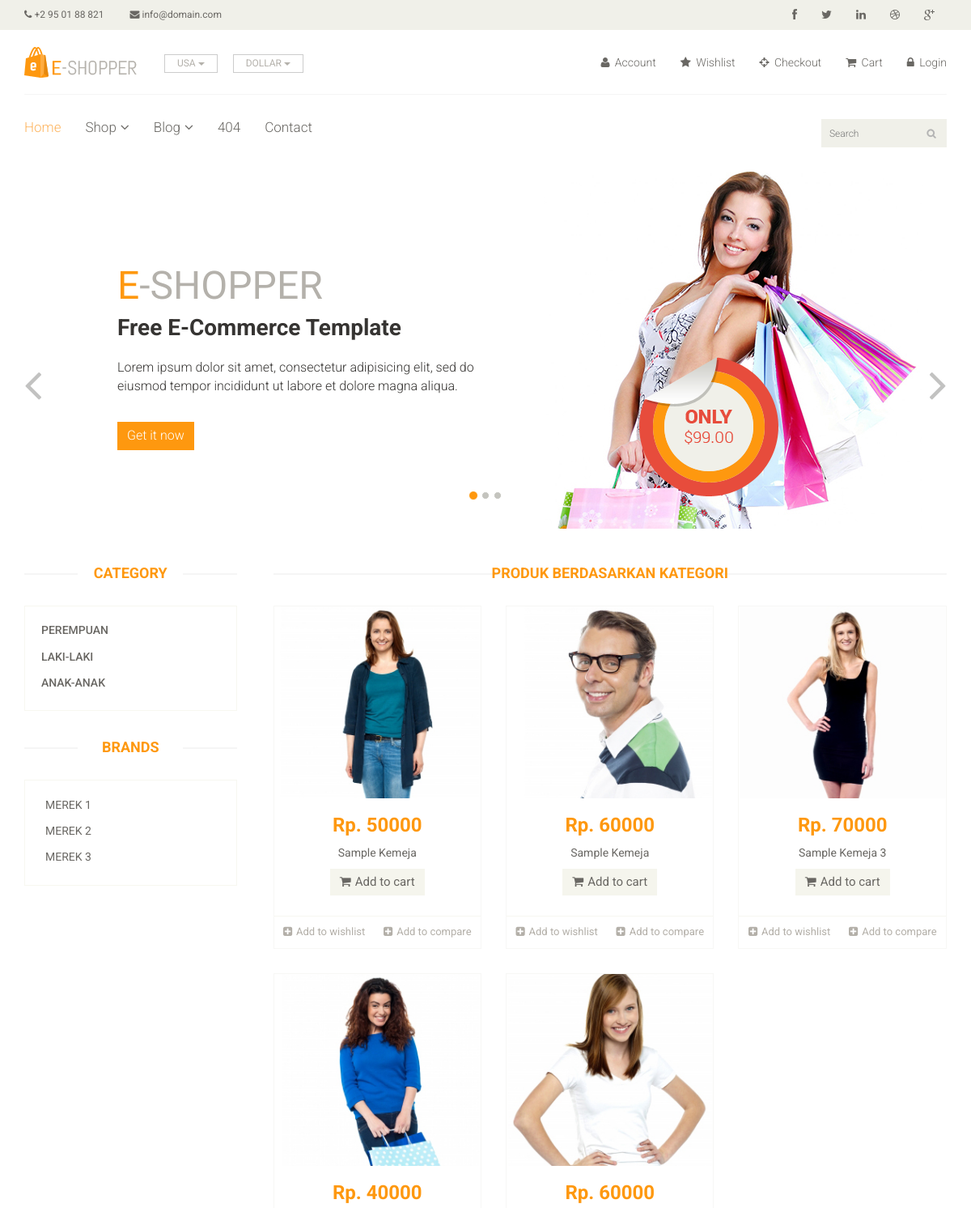
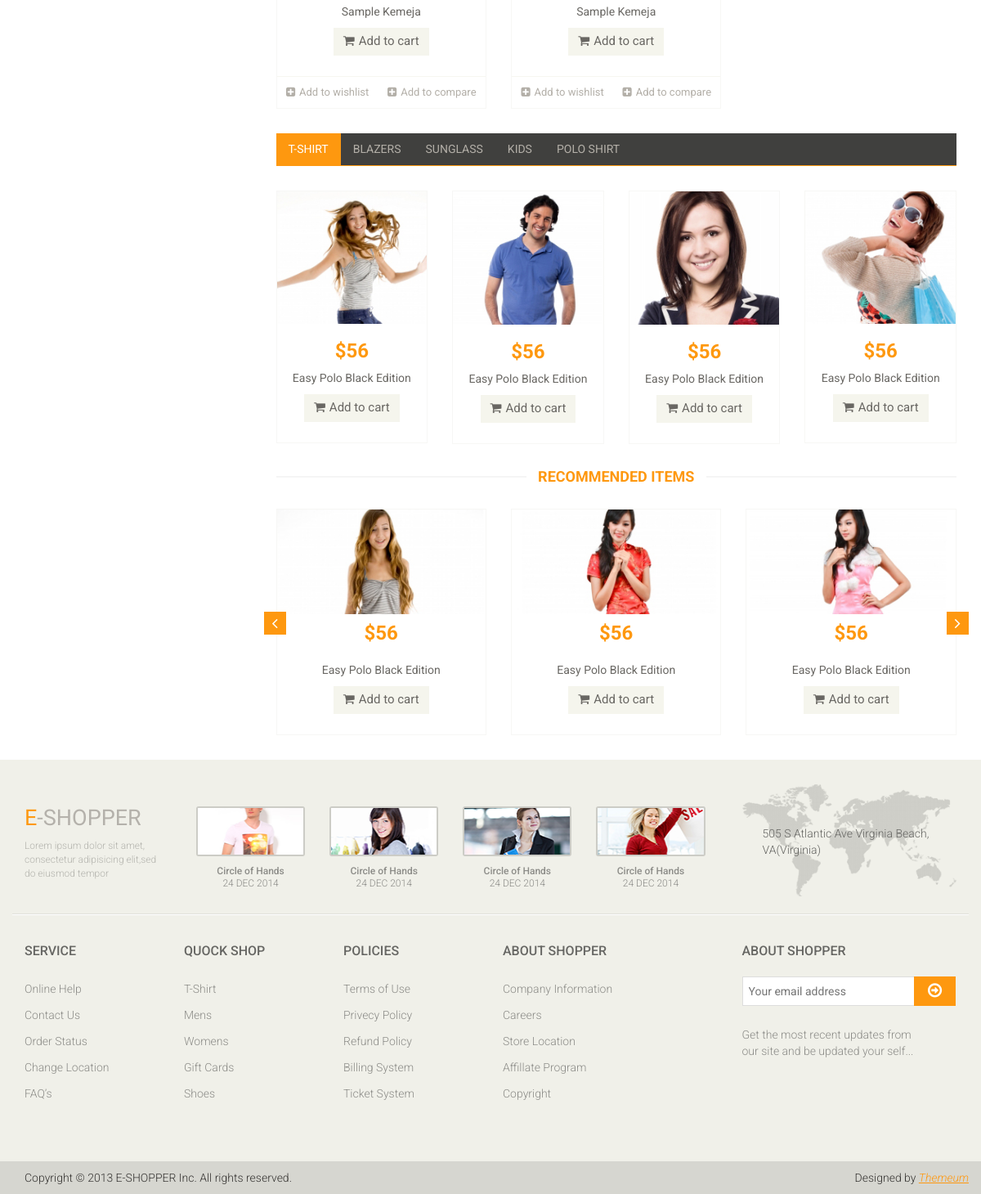
/produkbykategori.php?id_kategori=1, run on the app's committed database (2 pictures, top to bottom).
### tables this page shows
CREATE TABLE IF NOT EXISTS `tbl_kategori` (
`id_kategori_produk` int(3) NOT NULL,
  `nama_kategori` varchar(50) NOT NULL
);

CREATE TABLE IF NOT EXISTS `tbl_merek` (
`id_merek` int(3) NOT NULL,
  `nama_merek` varchar(50) NOT NULL
);

CREATE TABLE IF NOT EXISTS `tbl_produk` (
`id_produk` int(10) NOT NULL,
  `id_kategori_produk` int(3) NOT NULL,
  `id_merek` int(3) NOT NULL,
  `nama_produk` varchar(100) NOT NULL,
  `deskripsi` text,
  `harga` int(20) NOT NULL,
  `gambar` varchar(100) DEFAULT NULL,
  `slide` char(1) DEFAULT NULL,
  `rekomendasi` char(1) DEFAULT NULL
);

### produkbykategori.php (called while the page is built)
<?php
include "template/header.php";
include "pages/produkkategori.php";
include "template/footer.php";
?>

### pages/produkkategori.php (the view, shortened to what this page needs)
<section id="slider">
	<div class="container">
		<div class="row">
			<div class="col-sm-12">
				<div id="slider-carousel" class="carousel slide" data-ride="carousel">
					<ol class="carousel-indicators">
						<li data-target="#slider-carousel" data-slide-to="0" class="active"></li>
						<li data-target="#slider-carousel" data-slide-to="1"></li>
						<li data-target="#slider-carousel" data-slide-to="2"></li>
					</ol>
					<div class="carousel-inner">
						<div class="item active">
							<div class="col-sm-6">
								<h1><span>E</span>-SHOPPER</h1>
								<h2>Free E-Commerce Template</h2>
								<p>Lorem ipsum dolor sit amet, consectetur adipisicing elit, sed do eiusmod tempor incididunt ut labore et dolore magna aliqua. </p>
								<button type="button" class="btn btn-default get">Get it now</button>
							</div>
							<div class="col-sm-6">
								<img src="asset/images/home/girl1.jpg" class="girl img-responsive" alt="" />
								<img src="images/home/pricing.png"  class="pricing" alt="" />
							</div>
						</div>
					</div>
					<a href="#slider-carousel" class="left control-carousel hidden-xs" data-slide="prev">
						<i class="fa fa-angle-left"></i>
					</a>
					<a href="#slider-carousel" class="right control-carousel hidden-xs" data-slide="next">
						<i class="fa fa-angle-right"></i>
					</a>
				</div>
			</div>
		</div>
	</div>
</section>
<section>
	<div class="container">
		<div class="row">
			<div class="col-sm-3">
				<div class="left-sidebar">
					<h2>Category</h2>
					<div class="panel-group category-products" id="accordian">
					<?php
					$q=mysqli_query($koneksi, "SELECT * FROM tbl_kategori");
					while($r=mysqli_fetch_array($q)){
					?>
						<div class="panel panel-default">
							<div class="panel-heading">
								<h4 class="panel-title"><a href="produkbykategori.php?id_kategori=<?php echo $r['id_kategori_produk'];?>"><?php echo $r['nama_kategori'];?></a></h4>
							</div>
						</div>
						<?php } ?>
					</div>
					<div class="brands_products">
						<h2>Brands</h2>
						<div class="brands-name">
							<ul class="nav nav-pills nav-stacked">
							<?php
							$q=mysqli_query($koneksi, "select * from tbl_merek");
							while($r=mysqli_fetch_array($q)){
							?>
								<li><a href="#"> <span class="pull-right"></span><?php echo $r['nama_merek'];?></a></li>
							<?php } ?>
							</ul>
						</div>
					</div>
				</div>
			</div>
			<div class="col-sm-9 padding-right">
				<div class="features_items">
					<h2 class="title text-center">Produk Berdasarkan Kategori</h2>
						<?php
							$id_kat=$_GET['id_kategori'];
							$q=mysqli_query($koneksi, "SELECT * FROM tbl_produk WHERE id_kategori_produk=$id_kat");
							while($r=mysqli_fetch_array($q)){
							?>
					<div class="col-sm-4">
						<div class="product-image-wrapper">
							<div class="single-products">
									<div class="productinfo text-center">
										<img src="admin/upload/<?php echo $r['gambar'];?>" alt="" />
										<h2>Rp. <?php echo $r['harga'];?></h2>
										<p><?php echo $r['nama_produk'];?></p>
										<a href="#" class="btn btn-default add-to-cart"><i class="fa fa-shopping-cart"></i>Add to cart</a>
									</div>
									<div class="product-overlay">
										<div class="overlay-content">
										</div>
									</div>
							</div>
							<div class="choose">
								<ul class="nav nav-pills nav-justified">
									<li><a href="#"><i class="fa fa-plus-square"></i>Add to wishlist</a></li>
									<li><a href="#"><i class="fa fa-plus-square"></i>Add to compare</a></li>
								</ul>
							</div>
						</div>
					</div>
					<?php } ?>
				</div>
				<div class="category-tab">
					<div class="col-sm-12">
						<ul class="nav nav-tabs">
							<li class="active"><a href="#tshirt" data-toggle="tab">T-Shirt</a></li>
							<li><a href="#blazers" data-toggle="tab">Blazers</a></li>
							<li><a href="#sunglass" data-toggle="tab">Sunglass</a></li>
							<li><a href="#kids" data-toggle="tab">Kids</a></li>
							<li><a href="#poloshirt" data-toggle="tab">Polo shirt</a></li>
						</ul>
					</div>
					<div class="tab-content">
						<div class="tab-pane fade active in" id="tshirt" >
							<div class="col-sm-3">
								<div class="product-image-wrapper">
									<div class="single-products">
										<div class="productinfo text-center">
											<img src="asset/images/home/gallery1.jpg" alt="" />
											<h2>$56</h2>
											<p>Easy Polo Black Edition</p>
											<a href="#" class="btn btn-default add-to-cart"><i class="fa fa-shopping-cart"></i>Add to cart</a>
										</div>
									</div>
								</div>
							</div>
							<div class="col-sm-3">
								<div class="product-image-wrapper">
									<div class="single-products">
										<div class="productinfo text-center">
											<img src="asset/images/home/gallery2.jpg" alt="" />
											<h2>$56</h2>
											<p>Easy Polo Black Edition</p>
											<a href="#" class="btn btn-default add-to-cart"><i class="fa fa-shopping-cart"></i>Add to cart</a>
										</div>
									</div>
								</div>
							</div>
							<div class="col-sm-3">
								<div class="product-image-wrapper">
									<div class="single-products">
										<div class="productinfo text-center">
											<img src="asset/images/home/gallery3.jpg" alt="" />
											<h2>$56</h2>
											<p>Easy Polo Black Edition</p>
											<a href="#" class="btn btn-default add-to-cart"><i class="fa fa-shopping-cart"></i>Add to cart</a>
										</div>
									</div>
								</div>
							</div>
							<div class="col-sm-3">
								<div class="product-image-wrapper">
									<div class="single-products">
										<div class="productinfo text-center">
											<img src="asset/images/home/gallery4.jpg" alt="" />
											<h2>$56</h2>
											<p>Easy Polo Black Edition</p>
											<a href="#" class="btn btn-default add-to-cart"><i class="fa fa-shopping-cart"></i>Add to cart</a>
										</div>
									</div>
								</div>
							</div>
						</div>
					</div>
				</div>
				<div class="recommended_items">
					<h2 class="title text-center">recommended items</h2>
					<div id="recommended-item-carousel" class="carousel slide" data-ride="carousel">
						<div class="carousel-inner">
							<div class="item active">
								<div class="col-sm-4">
									<div class="product-image-wrapper">
										<div class="single-products">
											<div class="productinfo text-center">
												<img src="asset/images/home/recommend1.jpg" alt="" />
												<h2>$56</h2>
												<p>Easy Polo Black Edition</p>
												<a href="#" class="btn btn-default add-to-cart"><i class="fa fa-shopping-cart"></i>Add to cart</a>
											</div>
										</div>
									</div>
								</div>
								<div class="col-sm-4">
									<div class="product-image-wrapper">
										<div class="single-products">
											<div class="productinfo text-center">
												<img src="asset/images/home/recommend2.jpg" alt="" />
												<h2>$56</h2>
												<p>Easy Polo Black Edition</p>
												<a href="#" class="btn btn-default add-to-cart"><i class="fa fa-shopping-cart"></i>Add to cart</a>
											</div>
										</div>
									</div>
								</div>
								<div class="col-sm-4">
									<div class="product-image-wrapper">
										<div class="single-products">
											<div class="productinfo text-center">
												<img src="asset/images/home/recommend3.jpg" alt="" />
												<h2>$56</h2>
												<p>Easy Polo Black Edition</p>
												<a href="#" class="btn btn-default add-to-cart"><i class="fa fa-shopping-cart"></i>Add to cart</a>
											</div>
										</div>
									</div>
								</div>
							</div>
						</div>
						 <a class="left recommended-item-control" href="#recommended-item-carousel" data-slide="prev">
							<i class="fa fa-angle-left"></i>
						  </a>
						  <a class="right recommended-item-control" href="#recommended-item-carousel" data-slide="next">
							<i class="fa fa-angle-right"></i>
						  </a>
					</div>
				</div>
			</div>
		</div>
	</div>
</section>

### template/header.php (shortened to what this page needs)
<!DOCTYPE html>
<html lang="en">
<head>
    <link href="asset/css/bootstrap.min.css" rel="stylesheet">
    <link href="asset/css/font-awesome.min.css" rel="stylesheet">
    <link href="asset/css/prettyPhoto.css" rel="stylesheet">
    <link href="asset/css/price-range.css" rel="stylesheet">
    <link href="asset/css/animate.css" rel="stylesheet">
	<link href="asset/css/main.css" rel="stylesheet">
	<link href="asset/css/responsive.css" rel="stylesheet">
</head>
<body>
	<header id="header">
		<div class="header_top">
			<div class="container">
				<div class="row">
					<div class="col-sm-6">
						<div class="contactinfo">
							<ul class="nav nav-pills">
								<li><a href="#"><i class="fa fa-phone"></i> +2 95 01 88 821</a></li>
								<li><a href="#"><i class="fa fa-envelope"></i> info@domain.com</a></li>
							</ul>
						</div>
					</div>
					<div class="col-sm-6">
						<div class="social-icons pull-right">
							<ul class="nav navbar-nav">
								<li><a href="#"><i class="fa fa-facebook"></i></a></li>
								<li><a href="#"><i class="fa fa-twitter"></i></a></li>
								<li><a href="#"><i class="fa fa-linkedin"></i></a></li>
								<li><a href="#"><i class="fa fa-dribbble"></i></a></li>
								<li><a href="#"><i class="fa fa-google-plus"></i></a></li>
							</ul>
						</div>
					</div>
				</div>
			</div>
		</div>
		<div class="header-middle">
			<div class="container">
				<div class="row">
					<div class="col-sm-4">
						<div class="logo pull-left">
							<a href="index.html"><img src="asset/images/home/logo.png" alt="" /></a>
						</div>
						<div class="btn-group pull-right">
							<div class="btn-group">
								<button type="button" class="btn btn-default dropdown-toggle usa" data-toggle="dropdown">
									USA
									<span class="caret"></span>
								</button>
							</div>
							<div class="btn-group">
								<button type="button" class="btn btn-default dropdown-toggle usa" data-toggle="dropdown">
									DOLLAR
									<span class="caret"></span>
								</button>
							</div>
						</div>
					</div>
					<div class="col-sm-8">
						<div class="shop-menu pull-right">
							<ul class="nav navbar-nav">
								<li><a href="#"><i class="fa fa-user"></i> Account</a></li>
								<li><a href="#"><i class="fa fa-star"></i> Wishlist</a></li>
								<li><a href="checkout.html"><i class="fa fa-crosshairs"></i> Checkout</a></li>
								<li><a href="keranjang.php"><i class="fa fa-shopping-cart"></i> Cart</a></li>
								<li><a href="login.html"><i class="fa fa-lock"></i> Login</a></li>
							</ul>
						</div>
					</div>
				</div>
			</div>
		</div>
		<div class="header-bottom">
			<div class="container">
				<div class="row">
					<div class="col-sm-9">
						<div class="mainmenu pull-left">
							<ul class="nav navbar-nav collapse navbar-collapse">
								<li><a href="index.php" class="active">Home</a></li>
								<li class="dropdown"><a href="#">Shop<i class="fa fa-angle-down"></i></a>
                                </li>
								<li class="dropdown"><a href="#">Blog<i class="fa fa-angle-down"></i></a>
                                </li>
								<li><a href="404.html">404</a></li>
								<li><a href="contact-us.html">Contact</a></li>
							</ul>
						</div>
					</div>
					<div class="col-sm-3">
						<div class="search_box pull-right">
							<input type="text" placeholder="Search"/>
						</div>
					</div>
				</div>
			</div>
		</div>
	</header>

### template/footer.php (shortened to what this page needs)
	<footer id="footer">
		<div class="footer-top">
			<div class="container">
				<div class="row">
					<div class="col-sm-2">
						<div class="companyinfo">
							<h2><span>e</span>-shopper</h2>
							<p>Lorem ipsum dolor sit amet, consectetur adipisicing elit,sed do eiusmod tempor</p>
						</div>
					</div>
					<div class="col-sm-7">
						<div class="col-sm-3">
							<div class="video-gallery text-center">
								<a href="#">
									<div class="iframe-img">
										<img src="asset/images/home/iframe1.png" alt="" />
									</div>
								</a>
								<p>Circle of Hands</p>
								<h2>24 DEC 2014</h2>
							</div>
						</div>
						<div class="col-sm-3">
							<div class="video-gallery text-center">
								<a href="#">
									<div class="iframe-img">
										<img src="asset/images/home/iframe2.png" alt="" />
									</div>
								</a>
								<p>Circle of Hands</p>
								<h2>24 DEC 2014</h2>
							</div>
						</div>
						<div class="col-sm-3">
							<div class="video-gallery text-center">
								<a href="#">
									<div class="iframe-img">
										<img src="asset/images/home/iframe3.png" alt="" />
									</div>
								</a>
								<p>Circle of Hands</p>
								<h2>24 DEC 2014</h2>
							</div>
						</div>
						<div class="col-sm-3">
							<div class="video-gallery text-center">
								<a href="#">
									<div class="iframe-img">
										<img src="asset/images/home/iframe4.png" alt="" />
									</div>
								</a>
								<p>Circle of Hands</p>
								<h2>24 DEC 2014</h2>
							</div>
						</div>
					</div>
					<div class="col-sm-3">
						<div class="address">
							<img src="asset/images/home/map.png" alt="" />
							<p>505 S Atlantic Ave Virginia Beach, VA(Virginia)</p>
						</div>
					</div>
				</div>
			</div>
		</div>
		<div class="footer-widget">
			<div class="container">
				<div class="row">
					<div class="col-sm-2">
						<div class="single-widget">
							<h2>Service</h2>
							<ul class="nav nav-pills nav-stacked">
								<li><a href="#">Online Help</a></li>
								<li><a href="#">Contact Us</a></li>
								<li><a href="#">Order Status</a></li>
								<li><a href="#">Change Location</a></li>
								<li><a href="#">FAQ’s</a></li>
							</ul>
						</div>
					</div>
					<div class="col-sm-2">
						<div class="single-widget">
							<h2>Quock Shop</h2>
							<ul class="nav nav-pills nav-stacked">
								<li><a href="#">T-Shirt</a></li>
								<li><a href="#">Mens</a></li>
								<li><a href="#">Womens</a></li>
								<li><a href="#">Gift Cards</a></li>
								<li><a href="#">Shoes</a></li>
							</ul>
						</div>
					</div>
					<div class="col-sm-2">
						<div class="single-widget">
							<h2>Policies</h2>
							<ul class="nav nav-pills nav-stacked">
								<li><a href="#">Terms of Use</a></li>
								<li><a href="#">Privecy Policy</a></li>
								<li><a href="#">Refund Policy</a></li>
								<li><a href="#">Billing System</a></li>
								<li><a href="#">Ticket System</a></li>
							</ul>
						</div>
					</div>
					<div class="col-sm-2">
						<div class="single-widget">
							<h2>About Shopper</h2>
							<ul class="nav nav-pills nav-stacked">
								<li><a href="#">Company Information</a></li>
								<li><a href="#">Careers</a></li>
								<li><a href="#">Store Location</a></li>
								<li><a href="#">Affillate Program</a></li>
								<li><a href="#">Copyright</a></li>
							</ul>
						</div>
					</div>
					<div class="col-sm-3 col-sm-offset-1">
						<div class="single-widget">
							<h2>About Shopper</h2>
							<form action="#" class="searchform">
								<input type="text" placeholder="Your email address" />
								<button type="submit" class="btn btn-default"><i class="fa fa-arrow-circle-o-right"></i></button>
								<p>Get the most recent updates from <br />our site and be updated your self...</p>
							</form>
						</div>
					</div>
				</div>
			</div>
		</div>
		<div class="footer-bottom">
			<div class="container">
				<div class="row">
					<p class="pull-left">Copyright © 2013 E-SHOPPER Inc. All rights reserved.</p>
					<p class="pull-right">Designed by <span><a target="_blank" href="http://www.themeum.com">Themeum</a></span></p>
				</div>
			</div>
		</div>
	</footer>
</body>
</html>

### data on the page
tbl_kategori: nama_kategori "PEREMPUAN"
tbl_kategori: nama_kategori "LAKI-LAKI"
tbl_kategori: nama_kategori "ANAK-ANAK"
tbl_merek: nama_merek "MEREK 1"
tbl_merek: nama_merek "MEREK 2"
tbl_merek: nama_merek "MEREK 3"
tbl_produk: gambar (picture), harga "50000", nama_produk "Sample Kemeja"
tbl_produk: gambar (picture), harga "60000", nama_produk "Sample Kemeja"
tbl_produk: gambar (picture), harga "70000", nama_produk "Sample Kemeja 3"
tbl_produk: gambar (picture), harga "40000", nama_produk "Sample Kemeja"
tbl_produk: gambar (picture), harga "60000", nama_produk "Sample Kemeja"
